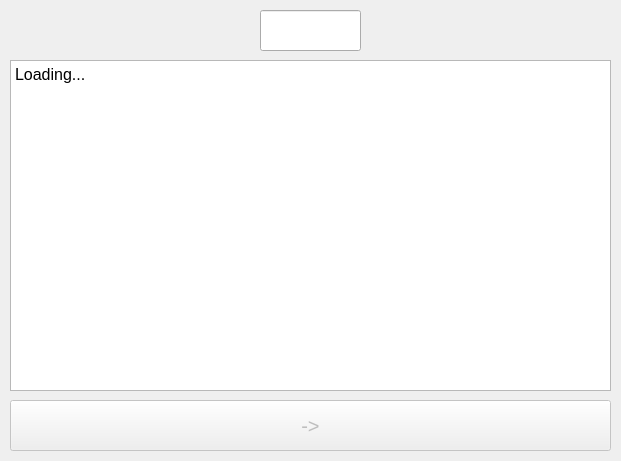
<?xml version="1.0" encoding="UTF-8"?>
<ui version="4.0">
 <class>QuotesWindow</class>
 <widget class="QMainWindow" name="QuotesWindow">
  <property name="geometry">
   <rect>
    <x>0</x>
    <y>0</y>
    <width>621</width>
    <height>461</height>
   </rect>
  </property>
  <property name="windowTitle">
   <string>QuotesWindow</string>
  </property>
  <widget class="QWidget" name="centralWidget">
   <widget class="QPlainTextEdit" name="textWidget">
    <property name="geometry">
     <rect>
      <x>10</x>
      <y>60</y>
      <width>601</width>
      <height>331</height>
     </rect>
    </property>
    <property name="font">
     <font>
      <pointsize>12</pointsize>
     </font>
    </property>
    <property name="readOnly">
     <bool>true</bool>
    </property>
    <property name="plainText">
     <string>Loading...</string>
    </property>
   </widget>
   <widget class="QPushButton" name="buttonNext">
    <property name="enabled">
     <bool>false</bool>
    </property>
    <property name="geometry">
     <rect>
      <x>10</x>
      <y>400</y>
      <width>601</width>
      <height>51</height>
     </rect>
    </property>
    <property name="font">
     <font>
      <pointsize>15</pointsize>
     </font>
    </property>
    <property name="text">
     <string>-&gt;</string>
    </property>
   </widget>
   <widget class="QLineEdit" name="ratingLine">
    <property name="geometry">
     <rect>
      <x>260</x>
      <y>10</y>
      <width>101</width>
      <height>41</height>
     </rect>
    </property>
    <property name="font">
     <font>
      <pointsize>14</pointsize>
     </font>
    </property>
    <property name="text">
     <string/>
    </property>
    <property name="alignment">
     <set>Qt::AlignCenter</set>
    </property>
    <property name="readOnly">
     <bool>true</bool>
    </property>
   </widget>
  </widget>
 </widget>
 <layoutdefault spacing="6" margin="11"/>
 <resources/>
 <connections/>
</ui>
